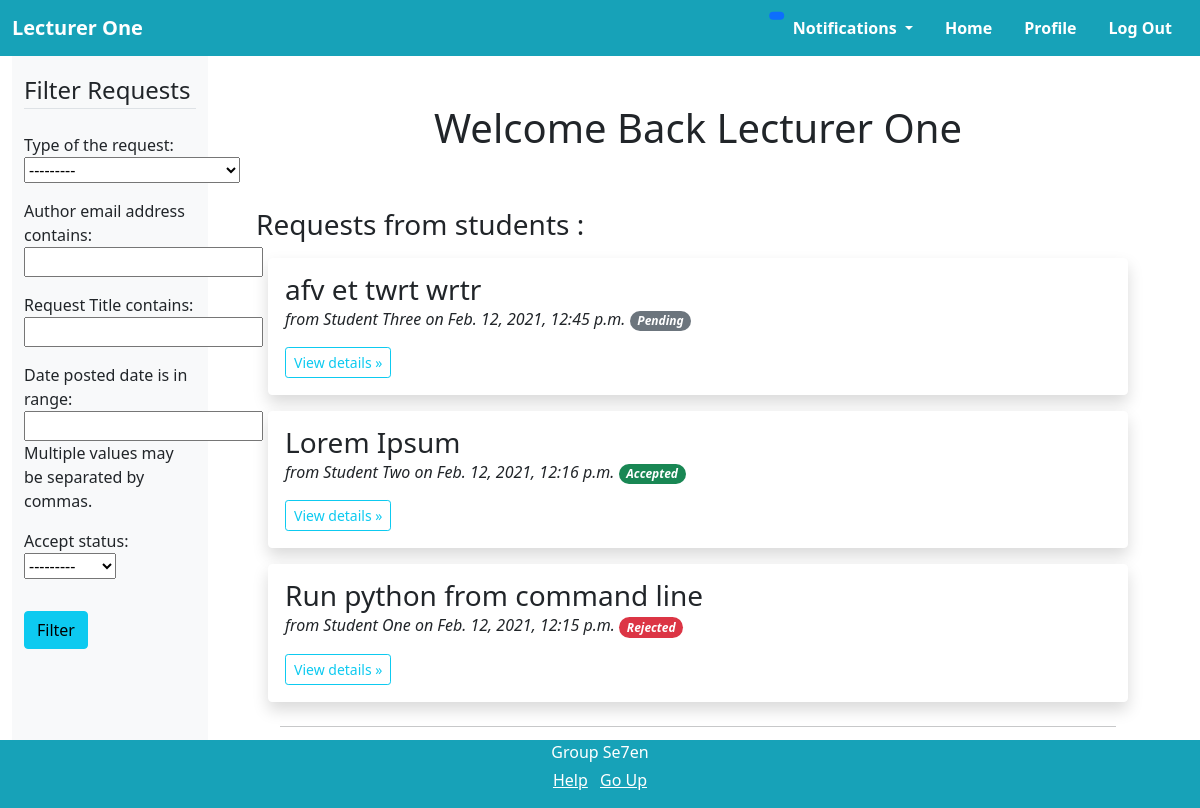
/ (signed in), run on the app's committed database.
### users/models.py (models this page shows, shortened)
class CustomUser(AbstractUser):
    username = None
    email = models.EmailField(_('email address'), unique=True)
    USERNAME_FIELD = 'email'
    REQUIRED_FIELDS = []
    objects = CustomUserManager()
    def __str__(self):
        if (self.groups.filter(name='Lecturer').exists()):
            return self.lecturerprofile.firstName + " " + self.lecturerprofile.lastName
        elif (self.groups.filter(name='Student').exists()):
            return self.studentprofile.firstName + " " + self.studentprofile.lastName
        else:
            return ""

class Profile(models.Model):
    firstName = models.CharField(max_length=50, verbose_name="First Name")
    lastName = models.CharField(max_length=50, verbose_name="Last Name")
    image = models.ImageField(default='defaultDP.jpg', upload_to='profile_pics', verbose_name="Profile Picture")
    class Meta:
        abstract = True

class LecturerProfile(Profile):
    DEPARTMENT_CHOICES = [
    ('EN', 'ENTC'),
    ('CS', 'CSE'),
    ('BM', 'BM'),
    ('ME', 'ME'),
    ('MT', 'MT'),
    ('CH', 'CH'),
    ('EE', 'EE'),
    ('CE', 'CE'),
    ('MA', 'MA')
    ]
    user = models.OneToOneField(CustomUser, on_delete=models.CASCADE, related_name="lecturerprofile")
    department = models.CharField(max_length=2, choices=DEPARTMENT_CHOICES, verbose_name="Department")

class StudentProfile(Profile):
    DEPARTMENT_CHOICES = [
    ('EN', 'ENTC'),
    ('CS', 'CSE'),
    ('BM', 'BM'),
    ('ME', 'ME'),
    ('MT', 'MT'),
    ('CH', 'CH'),
    ('EE', 'EE'),
    ('CE', 'CE')
    ]
    user = models.OneToOneField(CustomUser, on_delete=models.CASCADE, related_name="studentprofile")
    indexNo = models.CharField(max_length=7, verbose_name="Index Number")
    department = models.CharField(max_length=2, choices=DEPARTMENT_CHOICES, verbose_name="Department")
    contactNo = models.CharField(max_length=10, verbose_name="Contact Number")

### requester/models.py (models this page shows, shortened)
class StudentRequest(models.Model):
    TYPE_CHOICES = [
        ('SD', 'Extending Deadline'),
        ('LR', 'Leave Request'),
        ('RL', 'Rescheduling of a Lecture'),
        ('MR', 'Miscellaneous Request')
    ]
    ACCEPT_STATUS = [
        ('PN', 'Pending'),
        ('AC', 'Accepted'),
        ('RJ', 'Rejected')
    ]
    requestType = models.CharField(max_length=2, choices=TYPE_CHOICES,  verbose_name="Type of the request")
    title = models.CharField(max_length=100, verbose_name="Request Title")
    content = models.TextField(verbose_name="Request Content")
    date_posted = models.DateTimeField(default=timezone.now)
    author = models.ForeignKey(CustomUser, related_name="student_requests", on_delete=models.CASCADE, limit_choices_to={'groups__name': 'Student'})
    reciever = models.ForeignKey(CustomUser, related_name="lecturer_requests", on_delete=models.CASCADE,  verbose_name="Reciever", limit_choices_to={'groups__name': 'Lecturer'})
    accept_status = models.CharField(max_length=2, choices=ACCEPT_STATUS, default='PN')
    attachments = models.FileField(upload_to="request_attachments", verbose_name="Attachments", blank=True ,null=True)

### requester/views.py (the view)
# urls.py: path('', RequestListView.as_view(), name='requester-home'),#url to home page
class RequestListView(LoginRequiredMixin, ListView):
    filterset_class = None
    def get_queryset(self):
      if self.request.user.groups.filter(name='Lecturer').exists():
        queryset = StudentRequest.objects.filter(reciever=self.request.user).all().order_by('-date_posted')
        self.filterset_class = LecturerRequestFilterset
      elif self.request.user.groups.filter(name='Student').exists():
        queryset = StudentRequest.objects.filter(author=self.request.user).all().order_by('-date_posted')
        self.filterset_class = StudentRequestFilterset
      self.filterset = self.filterset_class(self.request.GET, queryset=queryset)
      return self.filterset.qs.distinct()
    def get_context_data(self, **kwargs):
        context = super().get_context_data(**kwargs)
        context['filterset'] = self.filterset
        return context
    def get_template_names(self):
      if self.request.user.groups.filter(name='Lecturer').exists():
        return ['requester/lecturerhome.html']
      elif self.request.user.groups.filter(name='Student').exists():
        return ['requester/studenthome.html']

### requester/templates/requester/lecturerhome.html (shortened to what this page needs)
{% extends "requester/base.html" %}
  {% block content %}
    <div class="container-fluid">
      <div class="row">
        <nav id="sidebarMenu" class="col-md-4 col-lg-2 d-md-block bg-light sidebar collapse">
          <div class="position-sticky pt-3">
            <form class="mx-auto" action="" method="get">
              <fieldset class="form-group">
                <legend class="border-bottom mb-4">Filter Requests</legend>
                {{ filterset.form.as_p }}
              </fieldset>
              <input class="btn btn-info my-3" type="submit" value="Filter">
            </form>
          </div>
        </nav>
        <main class="col-md-8 ms-sm-auto col-lg-10 px-md-4"><div class="chartjs-size-monitor"><div class="chartjs-size-monitor-expand"><div class=""></div></div><div class="chartjs-size-monitor-shrink"><div class=""></div></div></div>
          <div class="container">
            <div class="py-5 text-center">
              <h1>
                Welcome Back {{ user}}
              </h1>
            </div>
              <h3>
                Requests from students :
              </h3>
            <div class="container">
              <div class="row">
                {% for request in object_list %}
                  <div class="container bg-white border border-white shadow p-3 bg-body rounded m-2 mx-auto">
                    <h3 class="lh-1">{{ request.title }}</h3>
                        <p class="fw-light fst-italic lh-1">from {{ request.author }} on {{request.date_posted}}
                        {% if request.accept_status == 'PN' %}
                          <span class="badge rounded-pill bg-secondary">Pending</span>
                        {% elif request.accept_status == 'AC' %}
                          <span class="badge rounded-pill bg-success">Accepted</span>
                        {% else %}
                          <span class="badge rounded-pill bg-danger">Rejected</span>
                        {% endif %}
                        </p>
                        <a class="btn btn-outline-info btn-sm" href="{% url 'request-detail' request.id %}" role="button">View details »</a>
                  </div>
                {% endfor %}
              </div>
              <hr>
            </div>
        </main>
      </div>
    </div>
  {% endblock content %}

### requester/templates/requester/base.html (shortened to what this page needs)
{% load notifications_tags %}
{% load static %}
<!doctype html>
<html lang="en">
  <head>
    <link href="https://cdn.jsdelivr.net/npm/bootstrap@5.0.0-beta1/dist/css/bootstrap.min.css" rel="stylesheet">
    <link rel="stylesheet" href="https://cdnjs.cloudflare.com/ajax/libs/font-awesome/4.7.0/css/font-awesome.min.css">
  </head>
  <body class="pt-5">
    <nav class="navbar fixed-top navbar-expand-sm navbar-dark">
      <div class="container-fluid">
        <a class="navbar-brand fw-bold text-white" href="{% url 'requester-home' %}">
            {{ user }}
        </a>
        <div class="collapse navbar-collapse justify-content-end" id="navbarSupportedContent">
          <ul class="nav fw-bold text-white">
            <li class="nav-item dropdown">
              <a class="nav-link dropdown-toggle text-reset text-white" href="#" id="navbarDropdown" role="button" data-bs-toggle="dropdown" aria-expanded="false">
                Notifications
                <span class="position-absolute top-1 start-0 translate-middle badge rounded-pill bg-primary">
                </span>
              </a>
            </li>
            <li class="nav-item">
              <a class="nav-link text-reset" href="{% url 'requester-home' %}">Home</a>
            </li>
            <li class="nav-item">
              <a class="nav-link text-reset" href="{% url 'profile' %}" tabindex="-1" aria-disabled="true">Profile</a>
            </li>
            <li class="nav-item">
              <a class="nav-link text-reset" href="{% url 'logout' %}">Log Out</a>
            </li>
          </ul>
        </div>
      </div>
    </nav>
    <div class="container-fluid background pt-2">
        {% block content %}{% endblock %}
    </div>
    <div class="mt-4 container-fluid footer text-center fixed-bottom">
      <p class="mb-1 text-white">Group Se7en</p>
      <ul class="list-inline text-white">
        <li class="list-inline-item"><a class="text-reset" href="#">Help</a></li>
        <li class="list-inline-item"><a class="text-reset" href="#">Go Up</a></li>
      </ul>
    </div>
  </body>
</html>

### requester/templates/requester/base.html (style rules this page uses)
.navbar { background-color: #17a2b8; }
.footer { background-color: #17a2b8; }
.background { background-color: #ffffff; }

### data on the page
CustomUser: id.lastName "Lecturer One"
StudentRequest: title "afv et twrt wrtr", author "Student Three", date_posted "Feb. 12, 2021, 12:45 p.m.", accept_status "Pending"
StudentRequest: title "Lorem Ipsum", author "Student Two", date_posted "Feb. 12, 2021, 12:16 p.m.", accept_status "Accepted"
StudentRequest: title "Run python from command line", author "Student One", date_posted "Feb. 12, 2021, 12:15 p.m.", accept_status "Rejected"
